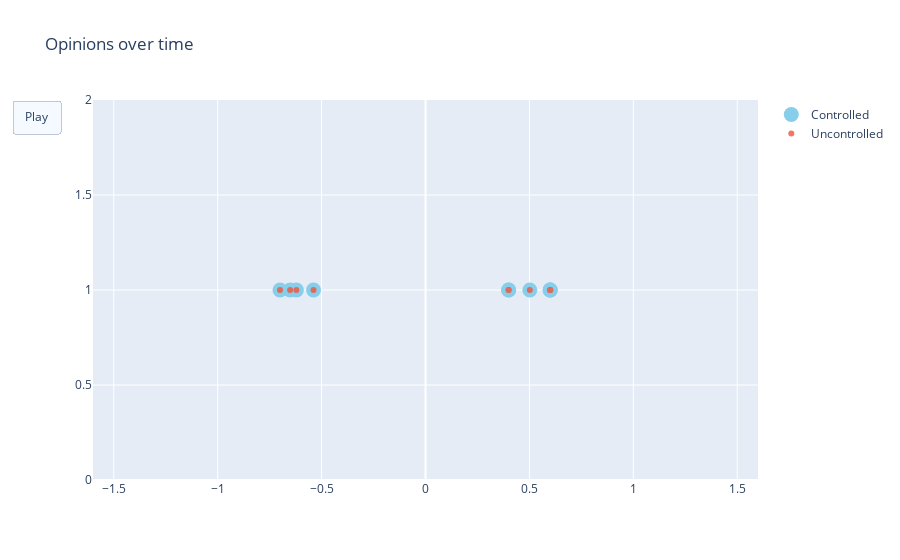

Write notebook code for a chart like this one.
### Code cell
fig = go.Figure(
    data=[go.Scatter(x=c_xs[:, 0].flatten(), y=np.ones(eq.var_dim-1),
                         mode='markers',
                         name="Controlled", marker=dict(color='SkyBlue', size=15)),
         go.Scatter(x=uc_xs[:, 0].flatten(), y=np.ones(eq.var_dim-1),
                         mode='markers',
                         name="Uncontrolled", opacity=0.8)],
    layout=go.Layout(
        xaxis=dict(range=[-1.6, 1.6], autorange=False),
        yaxis=dict(range=[0, 2], autorange=False),
        title="Opinions over time",
        updatemenus=[dict(
            type="buttons",
            buttons=[dict(label="Play",
                          method="animate",
                          args=[None, {"frame": {"duration": 25, 
                                                                        "redraw": False},
                                                              "fromcurrent": True, 
                                                              "transition": {"duration": 0.1}}])])]
    ),
    frames=[go.Frame(data=[go.Scatter(x=c_xs[:, i].flatten(), y=np.ones(eq.var_dim-1),
                         mode='markers',
                         name="Controlled", marker=dict(color='SkyBlue', size=15)),
                          go.Scatter(x=uc_xs[:, i].flatten(), y=np.ones(eq.var_dim-1),
                         mode='markers',
                         name="Uncontrolled", opacity=0.8)]) for i in range(c_xs.shape[1])]
)
fig.update_layout(transition = {'duration': 0.1})
fig.show()

### Figure 1 — Plotly figure (JSON) as saved in the notebook; plotly's stock layout.template omitted (floating-point values rounded to 4 significant figures)
{"data": [{"marker": {"color": "SkyBlue", "size": 15}, "mode": "markers", "name": "Controlled", "type": "scatter", "x": [-0.6515, -0.7, -0.6212, -0.5388, 0.6, 0.4, 0.4, 0.6, 0.502, 0.6], "y": [1, 1, 1, 1, 1, 1, 1, 1, 1, 1]}, {"mode": "markers", "name": "Uncontrolled", "opacity": 0.8, "type": "scatter", "x": [-0.6515, -0.7, -0.6212, -0.5388, 0.6, 0.4, 0.4, 0.6, 0.502, 0.6], "y": [1, 1, 1, 1, 1, 1, 1, 1, 1, 1]}], "layout": {"title": {"text": "Opinions over time"}, "transition": {"duration": 0.1}, "updatemenus": [{"buttons": [{"args": [null, {"frame": {"duration": 25, "redraw": false}, "fromcurrent": true, "transition": {"duration": 0.1}}], "label": "Play", "method": "animate"}], "type": "buttons"}], "xaxis": {"autorange": false, "range": [-1.6, 1.6]}, "yaxis": {"autorange": false, "range": [0, 2]}}}
